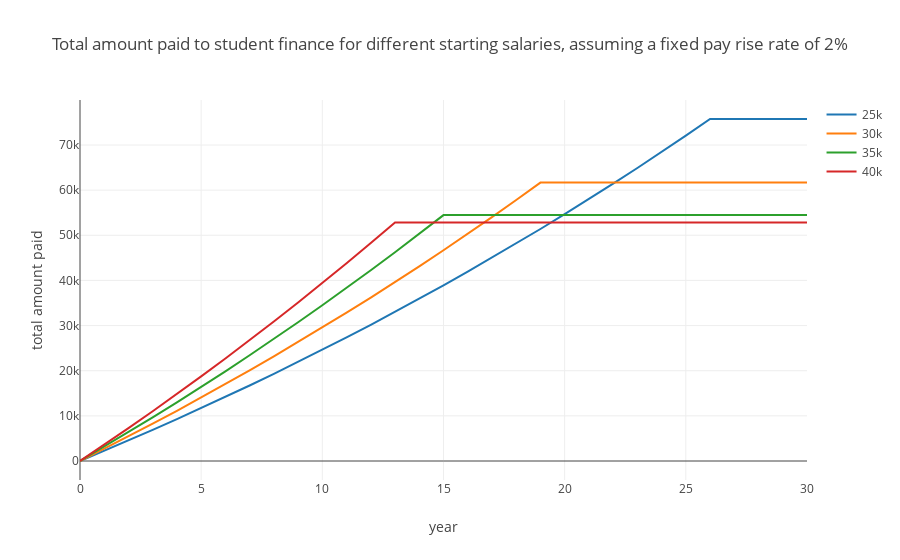

Notebook code for this chart:
### Markdown cell above
Plot to show impact of rate of starting salary on total amount paid to student finance

### Code cell
import plotly as plt
import plotly.graph_objs as go
plt.offline.init_notebook_mode(connected = True)

years = list(range(0,31))
total_paid_twenty_five = list(map(lambda item: item['total paid'], student_finance(25000, 2, 9, 38000, 6, 30)))
total_paid_thirty = list(map(lambda item: item['total paid'], student_finance(30000, 2, 9, 38000, 6, 30)))
total_paid_thirty_five = list(map(lambda item: item['total paid'], student_finance(35000, 2, 9, 38000, 6, 30)))
total_paid_fourty = list(map(lambda item: item['total paid'], student_finance(40000, 2, 9, 38000, 6, 30)))

trace_twenty_five = go.Line({'x': years, 'y': total_paid_twenty_five, 'mode': 'lines', 'name': '25k'})
trace_thirty = go.Line({'x': years, 'y': total_paid_thirty, 'mode': 'lines', 'name': '30k'})
trace_thirty_five = go.Line({'x': years, 'y': total_paid_thirty_five, 'mode': 'lines', 'name': '35k'})
trace_fourty = go.Line({'x': years, 'y': total_paid_fourty, 'mode': 'lines', 'name': '40k'})
layout_2 = go.Layout({'title': 'Total amount paid to student finance for different starting salaries, assuming a fixed pay rise rate of 2%', 'xaxis': {'title':'year'}, 'yaxis': {'title':'total amount paid'}})                           
figure_2=go.Figure(data=[trace_twenty_five, trace_thirty, trace_thirty_five, trace_fourty],layout=layout_2)
plt.offline.iplot(figure_2)

### Figure 1 — Plotly figure (JSON) as saved in the notebook; plotly's stock layout.template omitted (floating-point values rounded to 4 significant figures)
{"data": [{"mode": "lines", "name": "25k", "type": "scatter", "uid": "67a3c997-dcd0-4e32-8cd6-9f65a5c5aeb2", "x": [0, 1, 2, 3, 4, 5, 6, 7, 8, 9, 10, 11, 12, 13, 14, 15, 16, 17, 18, 19, 20, 21, 22, 23, 24, 25, 26, 27, 28, 29, 30], "y": [0, 2250, 4545, 6885, 9273, 11709, 14193, 16727, 19311, 21947, 24636, 27379, 30177, 33030, 35941, 38910, 41938, 45027, 48177, 51391, 54669, 58012, 61422, 64901, 68449, 72068, 75759, 75759, 75759, 75759, 75759]}, {"mode": "lines", "name": "30k", "type": "scatter", "uid": "2fe3584e-f80e-48b9-89c1-4dbdb9bdbf2d", "x": [0, 1, 2, 3, 4, 5, 6, 7, 8, 9, 10, 11, 12, 13, 14, 15, 16, 17, 18, 19, 20, 21, 22, 23, 24, 25, 26, 27, 28, 29, 30], "y": [0, 2700, 5454, 8263, 11128, 14050, 17031, 20072, 23174, 26337, 29564, 32855, 36212, 39636, 43129, 46692, 50326, 54032, 57813, 61669, 61669, 61669, 61669, 61669, 61669, 61669, 61669, 61669, 61669, 61669, 61669]}, {"mode": "lines", "name": "35k", "type": "scatter", "uid": "be8e300e-9a09-4eb3-8be7-9f876c5052f8", "x": [0, 1, 2, 3, 4, 5, 6, 7, 8, 9, 10, 11, 12, 13, 14, 15, 16, 17, 18, 19, 20, 21, 22, 23, 24, 25, 26, 27, 28, 29, 30], "y": [0, 3150, 6363, 9640, 12983, 16392, 19870, 23417, 27036, 30727, 34491, 38331, 42248, 46243, 50317, 54474, 54474, 54474, 54474, 54474, 54474, 54474, 54474, 54474, 54474, 54474, 54474, 54474, 54474, 54474, 54474]}, {"mode": "lines", "name": "40k", "type": "scatter", "uid": "3a3ecd3d-1c3d-48b7-887f-b5ddf3d0cf6e", "x": [0, 1, 2, 3, 4, 5, 6, 7, 8, 9, 10, 11, 12, 13, 14, 15, 16, 17, 18, 19, 20, 21, 22, 23, 24, 25, 26, 27, 28, 29, 30], "y": [0, 3600, 7272, 11017, 14837, 18734, 22709, 26763, 30898, 35116, 39418, 43807, 48283, 52849, 52849, 52849, 52849, 52849, 52849, 52849, 52849, 52849, 52849, 52849, 52849, 52849, 52849, 52849, 52849, 52849, 52849]}], "layout": {"title": {"text": "Total amount paid to student finance for different starting salaries, assuming a fixed pay rise rate of 2%"}, "xaxis": {"title": {"text": "year"}}, "yaxis": {"title": {"text": "total amount paid"}}}}
